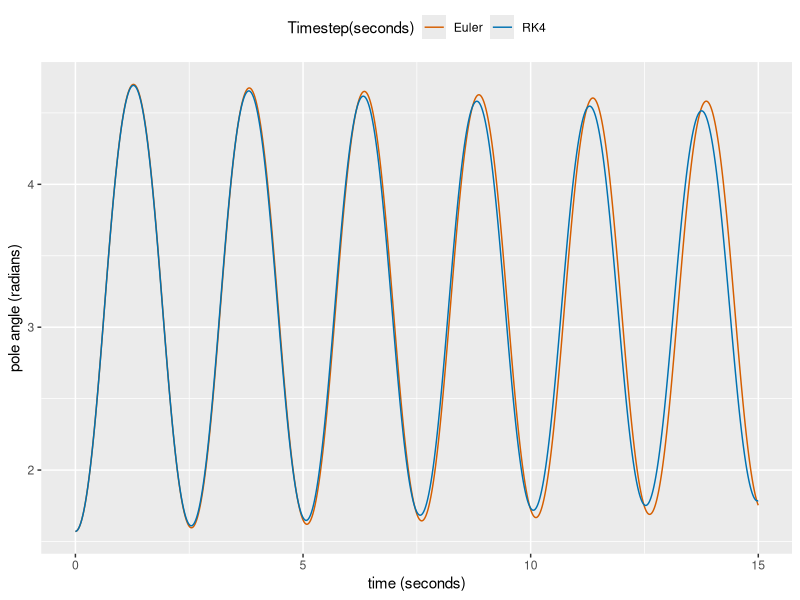

This chart was generated by the following R code:
library("ggplot2")
setwd("D:/tmp-cartpole")

dat1 <- read.table("theta-RK1-tau0_001.csv", sep=",", head=TRUE)
dat2 <- read.table("theta-RK4-tau0_001.csv", sep=",", head=TRUE)

#ggplot(data=dat2, aes(x=time, y=theta, group=1)) + geom_line()

p = ggplot() +
  geom_line(data=dat1, aes(x=time, y=theta, color="Euler")) +
  geom_line(data=dat2, aes(x=time, y=theta, color="RK4")) +
  scale_color_manual(name = "Timestep(seconds)", values = c("Euler"="#D55E00", "RK4"="#0072B2")) +
  theme(legend.position="top") +
  xlab("time (seconds)") +
  ylab("pole angle (radians)")

ggsave(filename="Euler-vs-RK4.png", plot=p, height=4, width=7, units="in", dpi=100, type="cairo")


